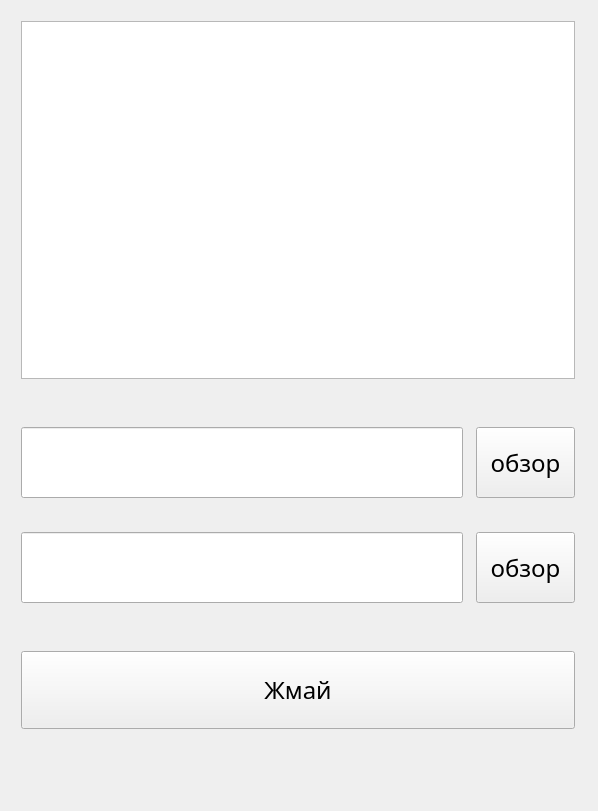
<?xml version="1.0" encoding="UTF-8"?>
<ui version="4.0">
 <class>MainWindow</class>
 <widget class="QMainWindow" name="MainWindow">
  <property name="geometry">
   <rect>
    <x>0</x>
    <y>0</y>
    <width>598</width>
    <height>811</height>
   </rect>
  </property>
  <property name="windowTitle">
   <string>MainWindow</string>
  </property>
  <property name="styleSheet">
   <string notr="true">background = rgb(170, 170, 255)</string>
  </property>
  <widget class="QWidget" name="centralwidget">
   <widget class="QTextEdit" name="tv">
    <property name="geometry">
     <rect>
      <x>21</x>
      <y>21</y>
      <width>554</width>
      <height>358</height>
     </rect>
    </property>
    <property name="readOnly">
     <bool>true</bool>
    </property>
   </widget>
   <widget class="QPushButton" name="jmayv">
    <property name="geometry">
     <rect>
      <x>476</x>
      <y>427</y>
      <width>99</width>
      <height>71</height>
     </rect>
    </property>
    <property name="font">
     <font>
      <family>GOST type A</family>
      <pointsize>18</pointsize>
     </font>
    </property>
    <property name="text">
     <string>обзор</string>
    </property>
   </widget>
   <widget class="QLineEdit" name="inv">
    <property name="geometry">
     <rect>
      <x>21</x>
      <y>427</y>
      <width>442</width>
      <height>71</height>
     </rect>
    </property>
    <property name="text">
     <string/>
    </property>
   </widget>
   <widget class="QLineEdit" name="outv">
    <property name="geometry">
     <rect>
      <x>21</x>
      <y>532</y>
      <width>442</width>
      <height>71</height>
     </rect>
    </property>
    <property name="text">
     <string/>
    </property>
   </widget>
   <widget class="QPushButton" name="jmayo">
    <property name="geometry">
     <rect>
      <x>476</x>
      <y>532</y>
      <width>99</width>
      <height>71</height>
     </rect>
    </property>
    <property name="font">
     <font>
      <family>GOST type A</family>
      <pointsize>18</pointsize>
     </font>
    </property>
    <property name="text">
     <string>обзор</string>
    </property>
   </widget>
   <widget class="QPushButton" name="jmay">
    <property name="geometry">
     <rect>
      <x>21</x>
      <y>651</y>
      <width>554</width>
      <height>78</height>
     </rect>
    </property>
    <property name="font">
     <font>
      <family>GOST type A</family>
      <pointsize>18</pointsize>
     </font>
    </property>
    <property name="text">
     <string>Жмай</string>
    </property>
   </widget>
  </widget>
 </widget>
 <resources/>
 <connections/>
</ui>
